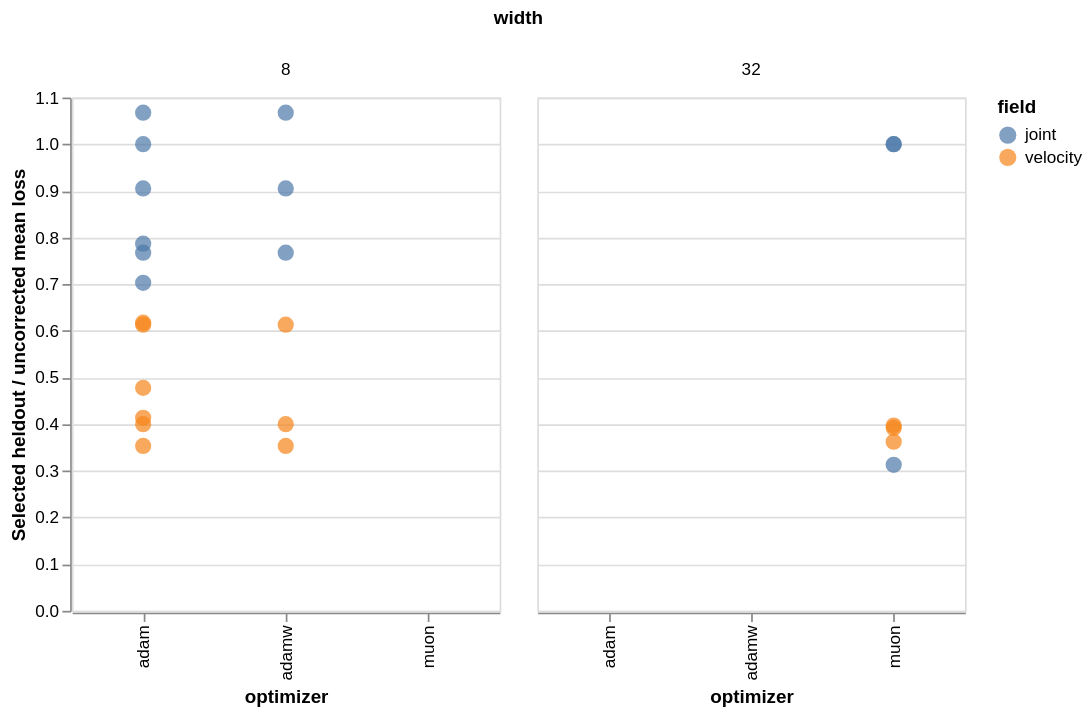

Vega-Lite specification for this chart:
### Vega-Lite specification from a JSON file in a GitHub repository (floating-point values rounded to 4 significant figures)
{"config": {"view": {"continuousWidth": 300, "continuousHeight": 300}}, "data": {"values": [{"path": "velocity-w8-adamw-lr0.001-seed0", "candidate_id": "velocity-w8-adamw-lr0.001-none-seed0", "width": 8, "optimizer": "adamw", "lr": 0.001, "model_seed": 0, "batch": 1, "correct_temperature": false, "cosine": false, "diagnostics": false, "field": "velocity", "trick": "none", "validation_loss": 0.0004542, "final_validation_loss": 0.0007074, "selected_window_evaluations": 240, "mean_heldout_loss": 0.0005939, "mean_uncorrected_loss": 0.001681, "heldout_ratio": 0.3534, "largest_validation_jump_ratio": 1.69, "validation_log_total_variation": 4.024, "parameter_count": 881, "training_seconds": 27.3, "validation_seconds": 8.614, "max_saved_state_advective_cfl": {"reference": 0.2261, "uncorrected": 0.2167, "solver_in_loop": 0.2241}, "temperature": {"reference": {"final_relative_integral_drift": 1.391e-07, "min": 0.0, "max": 0.9938, "max_undershoot": 0.0, "max_overshoot": 0.0}, "uncorrected": {"final_relative_integral_drift": 6.955e-08, "min": 0.0, "max": 0.9938, "max_undershoot": 0.0, "max_overshoot": 0.0}, "solver_in_loop": {"final_relative_integral_drift": 1.391e-07, "min": 0.0, "max": 0.9938, "max_undershoot": 0.0, "max_overshoot": 0.0}}, "muon_partition_check": null}, {"path": "velocity-w8-adamw-lr0.001-cosine-seed0", "candidate_id": "velocity-w8-adamw-lr0.001-cosine-seed0", "width": 8, "optimizer": "adamw", "lr": 0.001, "model_seed": 0, "batch": 1, "correct_temperature": false, "cosine": true, "diagnostics": false, "field": "velocity", "trick": "cosine", "validation_loss": 0.0005132, "final_validation_loss": 0.000527, "selected_window_evaluations": 208, "mean_heldout_loss": 0.0006721, "mean_uncorrected_loss": 0.001681, "heldout_ratio": 0.3999, "largest_validation_jump_ratio": 1.595, "validation_log_total_variation": 2.389, "parameter_count": 881, "training_seconds": 30.62, "validation_seconds": 9.594, "max_saved_state_advective_cfl": {"reference": 0.2261, "uncorrected": 0.2167, "solver_in_loop": 0.2234}, "temperature": {"reference": {"final_relative_integral_drift": 1.391e-07, "min": 0.0, "max": 0.9938, "max_undershoot": 0.0, "max_overshoot": 0.0}, "uncorrected": {"final_relative_integral_drift": 6.955e-08, "min": 0.0, "max": 0.9938, "max_undershoot": 0.0, "max_overshoot": 0.0}, "solver_in_loop": {"final_relative_integral_drift": 6.955e-08, "min": 0.0, "max": 0.9938, "max_undershoot": 0.0, "max_overshoot": 0.0}}, "muon_partition_check": null}, {"path": "velocity-w8-adamw-lr0.001-batch4-seed0", "candidate_id": "velocity-w8-adamw-lr0.001-batch4-seed0", "width": 8, "optimizer": "adamw", "lr": 0.001, "model_seed": 0, "batch": 4, "correct_temperature": false, "cosine": false, "diagnostics": false, "field": "velocity", "trick": "batch4", "validation_loss": 0.0006991, "final_validation_loss": 0.0007492, "selected_window_evaluations": 240, "mean_heldout_loss": 0.001031, "mean_uncorrected_loss": 0.001681, "heldout_ratio": 0.6132, "largest_validation_jump_ratio": 2.824, "validation_log_total_variation": 5.432, "parameter_count": 881, "training_seconds": 26.64, "validation_seconds": 9.27, "max_saved_state_advective_cfl": {"reference": 0.2261, "uncorrected": 0.2167, "solver_in_loop": 0.2202}, "temperature": {"reference": {"final_relative_integral_drift": 1.391e-07, "min": 0.0, "max": 0.9938, "max_undershoot": 0.0, "max_overshoot": 0.0}, "uncorrected": {"final_relative_integral_drift": 6.955e-08, "min": 0.0, "max": 0.9938, "max_undershoot": 0.0, "max_overshoot": 0.0}, "solver_in_loop": {"final_relative_integral_drift": 1.391e-07, "min": 0.0, "max": 0.9938, "max_undershoot": 0.0, "max_overshoot": 0.0}}, "muon_partition_check": null}, {"path": "joint-w8-adamw-lr0.001-none-seed0", "candidate_id": "joint-w8-adamw-lr0.001-none-seed0", "width": 8, "optimizer": "adamw", "lr": 0.001, "model_seed": 0, "batch": 1, "correct_temperature": true, "cosine": false, "diagnostics": false, "field": "joint", "trick": "none", "validation_loss": 0.0008109, "final_validation_loss": 0.002597, "selected_window_evaluations": 128, "mean_heldout_loss": 0.00129, "mean_uncorrected_loss": 0.001681, "heldout_ratio": 0.7675, "largest_validation_jump_ratio": 19.54, "validation_log_total_variation": 9.453, "parameter_count": 954, "training_seconds": 29.65, "validation_seconds": 11.64, "max_saved_state_advective_cfl": {"reference": 0.2261, "uncorrected": 0.2167, "solver_in_loop": 0.2187}, "temperature": {"reference": {"final_relative_integral_drift": 1.391e-07, "min": 0.0, "max": 0.9938, "max_undershoot": 0.0, "max_overshoot": 0.0}, "uncorrected": {"final_relative_integral_drift": 6.955e-08, "min": 0.0, "max": 0.9938, "max_undershoot": 0.0, "max_overshoot": 0.0}, "solver_in_loop": {"final_relative_integral_drift": -0.01875, "min": -0.003799, "max": 0.9938, "max_undershoot": 0.003799, "max_overshoot": 0.0}}, "muon_partition_check": null}, {"path": "joint-w8-adamw-lr0.001-cosine-seed0", "candidate_id": "joint-w8-adamw-lr0.001-cosine-seed0", "width": 8, "optimizer": "adamw", "lr": 0.001, "model_seed": 0, "batch": 1, "correct_temperature": true, "cosine": true, "diagnostics": false, "field": "joint", "trick": "cosine", "validation_loss": 0.0007282, "final_validation_loss": 0.0008152, "selected_window_evaluations": 176, "mean_heldout_loss": 0.001521, "mean_uncorrected_loss": 0.001681, "heldout_ratio": 0.9052, "largest_validation_jump_ratio": 19.4, "validation_log_total_variation": 8.049, "parameter_count": 954, "training_seconds": 29.5, "validation_seconds": 10.84, "max_saved_state_advective_cfl": {"reference": 0.2261, "uncorrected": 0.2167, "solver_in_loop": 0.2187}, "temperature": {"reference": {"final_relative_integral_drift": 1.391e-07, "min": 0.0, "max": 0.9938, "max_undershoot": 0.0, "max_overshoot": 0.0}, "uncorrected": {"final_relative_integral_drift": 6.955e-08, "min": 0.0, "max": 0.9938, "max_undershoot": 0.0, "max_overshoot": 0.0}, "solver_in_loop": {"final_relative_integral_drift": -0.003597, "min": -0.003505, "max": 0.9938, "max_undershoot": 0.003505, "max_overshoot": 0.0}}, "muon_partition_check": null}, {"path": "joint-w8-adamw-lr0.001-batch4-seed0", "candidate_id": "joint-w8-adamw-lr0.001-batch4-seed0", "width": 8, "optimizer": "adamw", "lr": 0.001, "model_seed": 0, "batch": 4, "correct_temperature": true, "cosine": false, "diagnostics": false, "field": "joint", "trick": "batch4", "validation_loss": 0.0009168, "final_validation_loss": 0.0009168, "selected_window_evaluations": 256, "mean_heldout_loss": 0.001794, "mean_uncorrected_loss": 0.001681, "heldout_ratio": 1.067, "largest_validation_jump_ratio": 181.3, "validation_log_total_variation": 19.57, "parameter_count": 954, "training_seconds": 27.14, "validation_seconds": 11.82, "max_saved_state_advective_cfl": {"reference": 0.2261, "uncorrected": 0.2167, "solver_in_loop": 0.2195}, "temperature": {"reference": {"final_relative_integral_drift": 1.391e-07, "min": 0.0, "max": 0.9938, "max_undershoot": 0.0, "max_overshoot": 0.0}, "uncorrected": {"final_relative_integral_drift": 6.955e-08, "min": 0.0, "max": 0.9938, "max_undershoot": 0.0, "max_overshoot": 0.0}, "solver_in_loop": {"final_relative_integral_drift": -0.01125, "min": -0.005494, "max": 0.9938, "max_undershoot": 0.005494, "max_overshoot": 0.0}}, "muon_partition_check": null}, {"path": "velocity-w8-adam-lr0.001-seed0", "candidate_id": "velocity-w8-adam-lr0.001-none-seed0", "width": 8, "optimizer": "adam", "lr": 0.001, "model_seed": 0, "batch": 1, "correct_temperature": false, "cosine": false, "diagnostics": false, "field": "velocity", "trick": "none", "validation_loss": 0.0004542, "final_validation_loss": 0.0007074, "selected_window_evaluations": 240, "mean_heldout_loss": 0.0005939, "mean_uncorrected_loss": 0.001681, "heldout_ratio": 0.3534, "largest_validation_jump_ratio": 1.69, "validation_log_total_variation": 4.024, "parameter_count": 881, "training_seconds": 26.75, "validation_seconds": 8.444, "max_saved_state_advective_cfl": {"reference": 0.2261, "uncorrected": 0.2167, "solver_in_loop": 0.2241}, "temperature": {"reference": {"final_relative_integral_drift": 1.391e-07, "min": 0.0, "max": 0.9938, "max_undershoot": 0.0, "max_overshoot": 0.0}, "uncorrected": {"final_relative_integral_drift": 6.955e-08, "min": 0.0, "max": 0.9938, "max_undershoot": 0.0, "max_overshoot": 0.0}, "solver_in_loop": {"final_relative_integral_drift": 6.955e-08, "min": 0.0, "max": 0.9938, "max_undershoot": 0.0, "max_overshoot": 0.0}}, "muon_partition_check": null}, {"path": "velocity-w8-adam-lr0.001-cosine-seed0", "candidate_id": "velocity-w8-adam-lr0.001-cosine-seed0", "width": 8, "optimizer": "adam", "lr": 0.001, "model_seed": 0, "batch": 1, "correct_temperature": false, "cosine": true, "diagnostics": false, "field": "velocity", "trick": "cosine", "validation_loss": 0.0005132, "final_validation_loss": 0.000527, "selected_window_evaluations": 208, "mean_heldout_loss": 0.0006721, "mean_uncorrected_loss": 0.001681, "heldout_ratio": 0.3999, "largest_validation_jump_ratio": 1.595, "validation_log_total_variation": 2.389, "parameter_count": 881, "training_seconds": 30.25, "validation_seconds": 9.225, "max_saved_state_advective_cfl": {"reference": 0.2261, "uncorrected": 0.2167, "solver_in_loop": 0.2234}, "temperature": {"reference": {"final_relative_integral_drift": 1.391e-07, "min": 0.0, "max": 0.9938, "max_undershoot": 0.0, "max_overshoot": 0.0}, "uncorrected": {"final_relative_integral_drift": 6.955e-08, "min": 0.0, "max": 0.9938, "max_undershoot": 0.0, "max_overshoot": 0.0}, "solver_in_loop": {"final_relative_integral_drift": 6.955e-08, "min": 0.0, "max": 0.9938, "max_undershoot": 0.0, "max_overshoot": 0.0}}, "muon_partition_check": null}, {"path": "velocity-w8-adam-lr0.001-batch4-seed0", "candidate_id": "velocity-w8-adam-lr0.001-batch4-seed0", "width": 8, "optimizer": "adam", "lr": 0.001, "model_seed": 0, "batch": 4, "correct_temperature": false, "cosine": false, "diagnostics": false, "field": "velocity", "trick": "batch4", "validation_loss": 0.0006991, "final_validation_loss": 0.0007492, "selected_window_evaluations": 240, "mean_heldout_loss": 0.001031, "mean_uncorrected_loss": 0.001681, "heldout_ratio": 0.6132, "largest_validation_jump_ratio": 2.824, "validation_log_total_variation": 5.432, "parameter_count": 881, "training_seconds": 25.06, "validation_seconds": 8.733, "max_saved_state_advective_cfl": {"reference": 0.2261, "uncorrected": 0.2167, "solver_in_loop": 0.2202}, "temperature": {"reference": {"final_relative_integral_drift": 1.391e-07, "min": 0.0, "max": 0.9938, "max_undershoot": 0.0, "max_overshoot": 0.0}, "uncorrected": {"final_relative_integral_drift": 6.955e-08, "min": 0.0, "max": 0.9938, "max_undershoot": 0.0, "max_overshoot": 0.0}, "solver_in_loop": {"final_relative_integral_drift": 1.391e-07, "min": 0.0, "max": 0.9938, "max_undershoot": 0.0, "max_overshoot": 0.0}}, "muon_partition_check": null}, {"path": "joint-w8-adam-lr0.001-none-seed0", "candidate_id": "joint-w8-adam-lr0.001-none-seed0", "width": 8, "optimizer": "adam", "lr": 0.001, "model_seed": 0, "batch": 1, "correct_temperature": true, "cosine": false, "diagnostics": false, "field": "joint", "trick": "none", "validation_loss": 0.0008109, "final_validation_loss": 0.002596, "selected_window_evaluations": 128, "mean_heldout_loss": 0.00129, "mean_uncorrected_loss": 0.001681, "heldout_ratio": 0.7675, "largest_validation_jump_ratio": 19.54, "validation_log_total_variation": 9.453, "parameter_count": 954, "training_seconds": 27.33, "validation_seconds": 10.92, "max_saved_state_advective_cfl": {"reference": 0.2261, "uncorrected": 0.2167, "solver_in_loop": 0.2187}, "temperature": {"reference": {"final_relative_integral_drift": 1.391e-07, "min": 0.0, "max": 0.9938, "max_undershoot": 0.0, "max_overshoot": 0.0}, "uncorrected": {"final_relative_integral_drift": 6.955e-08, "min": 0.0, "max": 0.9938, "max_undershoot": 0.0, "max_overshoot": 0.0}, "solver_in_loop": {"final_relative_integral_drift": -0.01875, "min": -0.003799, "max": 0.9938, "max_undershoot": 0.003799, "max_overshoot": 0.0}}, "muon_partition_check": null}, {"path": "joint-w8-adam-lr0.001-cosine-seed0", "candidate_id": "joint-w8-adam-lr0.001-cosine-seed0", "width": 8, "optimizer": "adam", "lr": 0.001, "model_seed": 0, "batch": 1, "correct_temperature": true, "cosine": true, "diagnostics": false, "field": "joint", "trick": "cosine", "validation_loss": 0.0007282, "final_validation_loss": 0.0008152, "selected_window_evaluations": 176, "mean_heldout_loss": 0.001521, "mean_uncorrected_loss": 0.001681, "heldout_ratio": 0.9052, "largest_validation_jump_ratio": 19.4, "validation_log_total_variation": 8.049, "parameter_count": 954, "training_seconds": 31.36, "validation_seconds": 11.8, "max_saved_state_advective_cfl": {"reference": 0.2261, "uncorrected": 0.2167, "solver_in_loop": 0.2187}, "temperature": {"reference": {"final_relative_integral_drift": 1.391e-07, "min": 0.0, "max": 0.9938, "max_undershoot": 0.0, "max_overshoot": 0.0}, "uncorrected": {"final_relative_integral_drift": 6.955e-08, "min": 0.0, "max": 0.9938, "max_undershoot": 0.0, "max_overshoot": 0.0}, "solver_in_loop": {"final_relative_integral_drift": -0.003597, "min": -0.003505, "max": 0.9938, "max_undershoot": 0.003505, "max_overshoot": 0.0}}, "muon_partition_check": null}, {"path": "joint-w8-adam-lr0.001-batch4-seed0", "candidate_id": "joint-w8-adam-lr0.001-batch4-seed0", "width": 8, "optimizer": "adam", "lr": 0.001, "model_seed": 0, "batch": 4, "correct_temperature": true, "cosine": false, "diagnostics": false, "field": "joint", "trick": "batch4", "validation_loss": 0.0009168, "final_validation_loss": 0.0009168, "selected_window_evaluations": 256, "mean_heldout_loss": 0.001794, "mean_uncorrected_loss": 0.001681, "heldout_ratio": 1.067, "largest_validation_jump_ratio": 181.3, "validation_log_total_variation": 19.57, "parameter_count": 954, "training_seconds": 27.51, "validation_seconds": 11.49, "max_saved_state_advective_cfl": {"reference": 0.2261, "uncorrected": 0.2167, "solver_in_loop": 0.2195}, "temperature": {"reference": {"final_relative_integral_drift": 1.391e-07, "min": 0.0, "max": 0.9938, "max_undershoot": 0.0, "max_overshoot": 0.0}, "uncorrected": {"final_relative_integral_drift": 6.955e-08, "min": 0.0, "max": 0.9938, "max_undershoot": 0.0, "max_overshoot": 0.0}, "solver_in_loop": {"final_relative_integral_drift": -0.01125, "min": -0.005494, "max": 0.9938, "max_undershoot": 0.005494, "max_overshoot": 0.0}}, "muon_partition_check": null}, {"path": "velocity-w32-muon-lr0.001-seed0", "candidate_id": "velocity-w32-muon-lr0.001-none-seed0", "width": 32, "optimizer": "muon", "lr": 0.001, "model_seed": 0, "batch": 1, "correct_temperature": false, "cosine": false, "diagnostics": false, "field": "velocity", "trick": "none", "validation_loss": 0.0004556, "final_validation_loss": 0.0005344, "selected_window_evaluations": 96, "mean_heldout_loss": 0.0006586, "mean_uncorrected_loss": 0.001681, "heldout_ratio": 0.3918, "largest_validation_jump_ratio": 1.717, "validation_log_total_variation": 3.632, "parameter_count": 10433, "training_seconds": 147.0, "validation_seconds": 8.892, "max_saved_state_advective_cfl": {"reference": 0.2261, "uncorrected": 0.2167, "solver_in_loop": 0.2236}, "temperature": {"reference": {"final_relative_integral_drift": 1.391e-07, "min": 0.0, "max": 0.9938, "max_undershoot": 0.0, "max_overshoot": 0.0}, "uncorrected": {"final_relative_integral_drift": 6.955e-08, "min": 0.0, "max": 0.9938, "max_undershoot": 0.0, "max_overshoot": 0.0}, "solver_in_loop": {"final_relative_integral_drift": 1.391e-07, "min": 0.0, "max": 0.9938, "max_undershoot": 0.0, "max_overshoot": 0.0}}, "muon_partition_check": {"passed": true, "muon_conv_shapes": [[3, 3, 3, 32], [3, 3, 32, 32], [3, 3, 32, 1]], "adam_conv_shapes": [], "dimensions": "HWIO reduction(0,1,2),output(3)", "random_gradient_update_finite": true, "bias_adam_learning_rate": 0.001}}, {"path": "velocity-w32-muon-lr0.001-cosine-seed0", "candidate_id": "velocity-w32-muon-lr0.001-cosine-seed0", "width": 32, "optimizer": "muon", "lr": 0.001, "model_seed": 0, "batch": 1, "correct_temperature": false, "cosine": true, "diagnostics": false, "field": "velocity", "trick": "cosine", "validation_loss": 0.0004394, "final_validation_loss": 0.0005463, "selected_window_evaluations": 160, "mean_heldout_loss": 0.000609, "mean_uncorrected_loss": 0.001681, "heldout_ratio": 0.3624, "largest_validation_jump_ratio": 1.314, "validation_log_total_variation": 3.421, "parameter_count": 10433, "training_seconds": 152.6, "validation_seconds": 8.726, "max_saved_state_advective_cfl": {"reference": 0.2261, "uncorrected": 0.2167, "solver_in_loop": 0.2226}, "temperature": {"reference": {"final_relative_integral_drift": 1.391e-07, "min": 0.0, "max": 0.9938, "max_undershoot": 0.0, "max_overshoot": 0.0}, "uncorrected": {"final_relative_integral_drift": 6.955e-08, "min": 0.0, "max": 0.9938, "max_undershoot": 0.0, "max_overshoot": 0.0}, "solver_in_loop": {"final_relative_integral_drift": 6.955e-08, "min": 0.0, "max": 0.9938, "max_undershoot": 0.0, "max_overshoot": 0.0}}, "muon_partition_check": {"passed": true, "muon_conv_shapes": [[3, 3, 3, 32], [3, 3, 32, 32], [3, 3, 32, 1]], "adam_conv_shapes": [], "dimensions": "HWIO reduction(0,1,2),output(3)", "random_gradient_update_finite": true, "bias_adam_learning_rate": 0.001}}, {"path": "velocity-w32-muon-lr0.001-batch4-seed0", "candidate_id": "velocity-w32-muon-lr0.001-batch4-seed0", "width": 32, "optimizer": "muon", "lr": 0.001, "model_seed": 0, "batch": 4, "correct_temperature": false, "cosine": false, "diagnostics": false, "field": "velocity", "trick": "batch4", "validation_loss": 0.0004815, "final_validation_loss": 0.0004815, "selected_window_evaluations": 256, "mean_heldout_loss": 0.0006673, "mean_uncorrected_loss": 0.001681, "heldout_ratio": 0.397, "largest_validation_jump_ratio": 1.328, "validation_log_total_variation": 2.964, "parameter_count": 10433, "training_seconds": 43.52, "validation_seconds": 9.369, "max_saved_state_advective_cfl": {"reference": 0.2261, "uncorrected": 0.2167, "solver_in_loop": 0.2229}, "temperature": {"reference": {"final_relative_integral_drift": 1.391e-07, "min": 0.0, "max": 0.9938, "max_undershoot": 0.0, "max_overshoot": 0.0}, "uncorrected": {"final_relative_integral_drift": 6.955e-08, "min": 0.0, "max": 0.9938, "max_undershoot": 0.0, "max_overshoot": 0.0}, "solver_in_loop": {"final_relative_integral_drift": 1.391e-07, "min": 0.0, "max": 0.9938, "max_undershoot": 0.0, "max_overshoot": 0.0}}, "muon_partition_check": {"passed": true, "muon_conv_shapes": [[3, 3, 3, 32], [3, 3, 32, 32], [3, 3, 32, 1]], "adam_conv_shapes": [], "dimensions": "HWIO reduction(0,1,2),output(3)", "random_gradient_update_finite": true, "bias_adam_learning_rate": 0.001}}, {"path": "joint-w32-muon-lr0.001-none-seed0", "candidate_id": "joint-w32-muon-lr0.001-none-seed0", "width": 32, "optimizer": "muon", "lr": 0.001, "model_seed": 0, "batch": 1, "correct_temperature": true, "cosine": false, "diagnostics": false, "field": "joint", "trick": "none", "validation_loss": 0.001101, "final_validation_loss": 0.00376, "selected_window_evaluations": 0, "mean_heldout_loss": 0.001681, "mean_uncorrected_loss": 0.001681, "heldout_ratio": 1.0, "largest_validation_jump_ratio": 33.82, "validation_log_total_variation": 17.29, "parameter_count": 10722, "training_seconds": 177.5, "validation_seconds": 10.87, "max_saved_state_advective_cfl": {"reference": 0.2261, "uncorrected": 0.2167, "solver_in_loop": 0.2167}, "temperature": {"reference": {"final_relative_integral_drift": 1.391e-07, "min": 0.0, "max": 0.9938, "max_undershoot": 0.0, "max_overshoot": 0.0}, "uncorrected": {"final_relative_integral_drift": 6.955e-08, "min": 0.0, "max": 0.9938, "max_undershoot": 0.0, "max_overshoot": 0.0}, "solver_in_loop": {"final_relative_integral_drift": 6.955e-08, "min": 0.0, "max": 0.9938, "max_undershoot": 0.0, "max_overshoot": 0.0}}, "muon_partition_check": {"passed": true, "muon_conv_shapes": [[3, 3, 3, 32], [3, 3, 32, 32], [3, 3, 32, 2]], "adam_conv_shapes": [], "dimensions": "HWIO reduction(0,1,2),output(3)", "random_gradient_update_finite": true, "bias_adam_learning_rate": 0.001}}, {"path": "joint-w32-muon-lr0.001-cosine-seed0", "candidate_id": "joint-w32-muon-lr0.001-cosine-seed0", "width": 32, "optimizer": "muon", "lr": 0.001, "model_seed": 0, "batch": 1, "correct_temperature": true, "cosine": true, "diagnostics": false, "field": "joint", "trick": "cosine", "validation_loss": 0.0003458, "final_validation_loss": 0.0003458, "selected_window_evaluations": 256, "mean_heldout_loss": 0.0005259, "mean_uncorrected_loss": 0.001681, "heldout_ratio": 0.3129, "largest_validation_jump_ratio": 35.95, "validation_log_total_variation": 14.48, "parameter_count": 10722, "training_seconds": 172.8, "validation_seconds": 11.37, "max_saved_state_advective_cfl": {"reference": 0.2261, "uncorrected": 0.2167, "solver_in_loop": 0.2231}, "temperature": {"reference": {"final_relative_integral_drift": 1.391e-07, "min": 0.0, "max": 0.9938, "max_undershoot": 0.0, "max_overshoot": 0.0}, "uncorrected": {"final_relative_integral_drift": 6.955e-08, "min": 0.0, "max": 0.9938, "max_undershoot": 0.0, "max_overshoot": 0.0}, "solver_in_loop": {"final_relative_integral_drift": 0.01998, "min": -0.00176, "max": 0.9938, "max_undershoot": 0.00176, "max_overshoot": 0.0}}, "muon_partition_check": {"passed": true, "muon_conv_shapes": [[3, 3, 3, 32], [3, 3, 32, 32], [3, 3, 32, 2]], "adam_conv_shapes": [], "dimensions": "HWIO reduction(0,1,2),output(3)", "random_gradient_update_finite": true, "bias_adam_learning_rate": 0.001}}, {"path": "joint-w32-muon-lr0.001-batch4-seed0", "candidate_id": "joint-w32-muon-lr0.001-batch4-seed0", "width": 32, "optimizer": "muon", "lr": 0.001, "model_seed": 0, "batch": 4, "correct_temperature": true, "cosine": false, "diagnostics": false, "field": "joint", "trick": "batch4", "validation_loss": 0.001101, "final_validation_loss": 0.00621, "selected_window_evaluations": 0, "mean_heldout_loss": 0.001681, "mean_uncorrected_loss": 0.001681, "heldout_ratio": 1.0, "largest_validation_jump_ratio": 6.591, "validation_log_total_variation": 5.281, "parameter_count": 10722, "training_seconds": 65.82, "validation_seconds": 11.7, "max_saved_state_advective_cfl": {"reference": 0.2261, "uncorrected": 0.2167, "solver_in_loop": 0.2167}, "temperature": {"reference": {"final_relative_integral_drift": 1.391e-07, "min": 0.0, "max": 0.9938, "max_undershoot": 0.0, "max_overshoot": 0.0}, "uncorrected": {"final_relative_integral_drift": 6.955e-08, "min": 0.0, "max": 0.9938, "max_undershoot": 0.0, "max_overshoot": 0.0}, "solver_in_loop": {"final_relative_integral_drift": 6.955e-08, "min": 0.0, "max": 0.9938, "max_undershoot": 0.0, "max_overshoot": 0.0}}, "muon_partition_check": {"passed": true, "muon_conv_shapes": [[3, 3, 3, 32], [3, 3, 32, 32], [3, 3, 32, 2]], "adam_conv_shapes": [], "dimensions": "HWIO reduction(0,1,2),output(3)", "random_gradient_update_finite": true, "bias_adam_learning_rate": 0.001}}, {"path": "velocity-w8-adam-lr0.003-seed0", "candidate_id": "velocity-w8-adam-lr0.003-none-seed0", "width": 8, "optimizer": "adam", "lr": 0.003, "model_seed": 0, "batch": 1, "correct_temperature": false, "cosine": false, "diagnostics": false, "field": "velocity", "trick": "none", "validation_loss": 0.0005183, "final_validation_loss": 0.0006999, "selected_window_evaluations": 176, "mean_heldout_loss": 0.000695, "mean_uncorrected_loss": 0.001681, "heldout_ratio": 0.4135, "largest_validation_jump_ratio": 3.978, "validation_log_total_variation": 5.232, "parameter_count": 881, "training_seconds": 27.01, "validation_seconds": 8.562, "max_saved_state_advective_cfl": {"reference": 0.2261, "uncorrected": 0.2167, "solver_in_loop": 0.2228}, "temperature": {"reference": {"final_relative_integral_drift": 1.391e-07, "min": 0.0, "max": 0.9938, "max_undershoot": 0.0, "max_overshoot": 0.0}, "uncorrected": {"final_relative_integral_drift": 6.955e-08, "min": 0.0, "max": 0.9938, "max_undershoot": 0.0, "max_overshoot": 0.0}, "solver_in_loop": {"final_relative_integral_drift": 6.955e-08, "min": 0.0, "max": 0.9938, "max_undershoot": 0.0, "max_overshoot": 0.0}}, "muon_partition_check": null}, {"path": "velocity-w8-adam-lr0.003-cosine-seed0", "candidate_id": "velocity-w8-adam-lr0.003-cosine-seed0", "width": 8, "optimizer": "adam", "lr": 0.003, "model_seed": 0, "batch": 1, "correct_temperature": false, "cosine": true, "diagnostics": false, "field": "velocity", "trick": "cosine", "validation_loss": 0.0005483, "final_validation_loss": 0.0005597, "selected_window_evaluations": 208, "mean_heldout_loss": 0.000803, "mean_uncorrected_loss": 0.001681, "heldout_ratio": 0.4778, "largest_validation_jump_ratio": 3.973, "validation_log_total_variation": 4.734, "parameter_count": 881, "training_seconds": 27.73, "validation_seconds": 8.47, "max_saved_state_advective_cfl": {"reference": 0.2261, "uncorrected": 0.2167, "solver_in_loop": 0.2219}, "temperature": {"reference": {"final_relative_integral_drift": 1.391e-07, "min": 0.0, "max": 0.9938, "max_undershoot": 0.0, "max_overshoot": 0.0}, "uncorrected": {"final_relative_integral_drift": 6.955e-08, "min": 0.0, "max": 0.9938, "max_undershoot": 0.0, "max_overshoot": 0.0}, "solver_in_loop": {"final_relative_integral_drift": 1.391e-07, "min": 0.0, "max": 0.9938, "max_undershoot": 0.0, "max_overshoot": 0.0}}, "muon_partition_check": null}, {"path": "velocity-w8-adam-lr0.003-batch4-seed0", "candidate_id": "velocity-w8-adam-lr0.003-batch4-seed0", "width": 8, "optimizer": "adam", "lr": 0.003, "model_seed": 0, "batch": 4, "correct_temperature": false, "cosine": false, "diagnostics": false, "field": "velocity", "trick": "batch4", "validation_loss": 0.0007581, "final_validation_loss": 0.0008717, "selected_window_evaluations": 240, "mean_heldout_loss": 0.001038, "mean_uncorrected_loss": 0.001681, "heldout_ratio": 0.6174, "largest_validation_jump_ratio": 27.72, "validation_log_total_variation": 10.5, "parameter_count": 881, "training_seconds": 11.85, "validation_seconds": 9.834, "max_saved_state_advective_cfl": {"reference": 0.2261, "uncorrected": 0.2167, "solver_in_loop": 0.2198}, "temperature": {"reference": {"final_relative_integral_drift": 1.391e-07, "min": 0.0, "max": 0.9938, "max_undershoot": 0.0, "max_overshoot": 0.0}, "uncorrected": {"final_relative_integral_drift": 6.955e-08, "min": 0.0, "max": 0.9938, "max_undershoot": 0.0, "max_overshoot": 0.0}, "solver_in_loop": {"final_relative_integral_drift": 1.391e-07, "min": 0.0, "max": 0.9938, "max_undershoot": 0.0, "max_overshoot": 0.0}}, "muon_partition_check": null}, {"path": "joint-w8-adam-lr0.003-none-seed0", "candidate_id": "joint-w8-adam-lr0.003-none-seed0", "width": 8, "optimizer": "adam", "lr": 0.003, "model_seed": 0, "batch": 1, "correct_temperature": true, "cosine": false, "diagnostics": false, "field": "joint", "trick": "none", "validation_loss": 0.00068, "final_validation_loss": 0.0006867, "selected_window_evaluations": 192, "mean_heldout_loss": 0.001181, "mean_uncorrected_loss": 0.001681, "heldout_ratio": 0.703, "largest_validation_jump_ratio": 48.73, "validation_log_total_variation": 15.96, "parameter_count": 954, "training_seconds": 14.24, "validation_seconds": 11.02, "max_saved_state_advective_cfl": {"reference": 0.2261, "uncorrected": 0.2167, "solver_in_loop": 0.2218}, "temperature": {"reference": {"final_relative_integral_drift": 1.391e-07, "min": 0.0, "max": 0.9938, "max_undershoot": 0.0, "max_overshoot": 0.0}, "uncorrected": {"final_relative_integral_drift": 6.955e-08, "min": 0.0, "max": 0.9938, "max_undershoot": 0.0, "max_overshoot": 0.0}, "solver_in_loop": {"final_relative_integral_drift": 0.02788, "min": -0.002414, "max": 0.9938, "max_undershoot": 0.002414, "max_overshoot": 0.0}}, "muon_partition_check": null}, {"path": "joint-w8-adam-lr0.003-cosine-seed0", "candidate_id": "joint-w8-adam-lr0.003-cosine-seed0", "width": 8, "optimizer": "adam", "lr": 0.003, "model_seed": 0, "batch": 1, "correct_temperature": true, "cosine": true, "diagnostics": false, "field": "joint", "trick": "cosine", "validation_loss": 0.0008469, "final_validation_loss": 0.0008752, "selected_window_evaluations": 192, "mean_heldout_loss": 0.001322, "mean_uncorrected_loss": 0.001681, "heldout_ratio": 0.7867, "largest_validation_jump_ratio": 47.67, "validation_log_total_variation": 8.937, "parameter_count": 954, "training_seconds": 15.15, "validation_seconds": 10.86, "max_saved_state_advective_cfl": {"reference": 0.2261, "uncorrected": 0.2167, "solver_in_loop": 0.22}, "temperature": {"reference": {"final_relative_integral_drift": 1.391e-07, "min": 0.0, "max": 0.9938, "max_undershoot": 0.0, "max_overshoot": 0.0}, "uncorrected": {"final_relative_integral_drift": 6.955e-08, "min": 0.0, "max": 0.9938, "max_undershoot": 0.0, "max_overshoot": 0.0}, "solver_in_loop": {"final_relative_integral_drift": 0.02251, "min": -0.00296, "max": 0.9938, "max_undershoot": 0.00296, "max_overshoot": 0.0}}, "muon_partition_check": null}, {"path": "joint-w8-adam-lr0.003-batch4-seed0", "candidate_id": "joint-w8-adam-lr0.003-batch4-seed0", "width": 8, "optimizer": "adam", "lr": 0.003, "model_seed": 0, "batch": 4, "correct_temperature": true, "cosine": false, "diagnostics": false, "field": "joint", "trick": "batch4", "validation_loss": 0.001101, "final_validation_loss": 0.001754, "selected_window_evaluations": 0, "mean_heldout_loss": 0.001681, "mean_uncorrected_loss": 0.001681, "heldout_ratio": 1.0, "largest_validation_jump_ratio": 439.7, "validation_log_total_variation": 18.33, "parameter_count": 954, "training_seconds": 10.78, "validation_seconds": 10.16, "max_saved_state_advective_cfl": {"reference": 0.2261, "uncorrected": 0.2167, "solver_in_loop": 0.2167}, "temperature": {"reference": {"final_relative_integral_drift": 1.391e-07, "min": 0.0, "max": 0.9938, "max_undershoot": 0.0, "max_overshoot": 0.0}, "uncorrected": {"final_relative_integral_drift": 6.955e-08, "min": 0.0, "max": 0.9938, "max_undershoot": 0.0, "max_overshoot": 0.0}, "solver_in_loop": {"final_relative_integral_drift": 6.955e-08, "min": 0.0, "max": 0.9938, "max_undershoot": 0.0, "max_overshoot": 0.0}}, "muon_partition_check": null}]}, "facet": {"column": {"field": "width", "type": "ordinal"}}, "spec": {"mark": {"type": "circle", "size": 90}, "encoding": {"color": {"field": "field", "type": "nominal"}, "shape": {"field": "trick", "type": "nominal"}, "tooltip": [{"field": "path", "type": "nominal"}, {"field": "model_seed", "type": "quantitative"}, {"field": "heldout_ratio", "type": "quantitative"}, {"field": "validation_loss", "type": "quantitative"}], "x": {"field": "optimizer", "type": "nominal"}, "y": {"field": "heldout_ratio", "title": "Selected heldout / uncorrected mean loss", "type": "quantitative"}}, "height": 300, "width": 250}, "$schema": "https://vega.github.io/schema/vega-lite/v6.4.1.json"}
